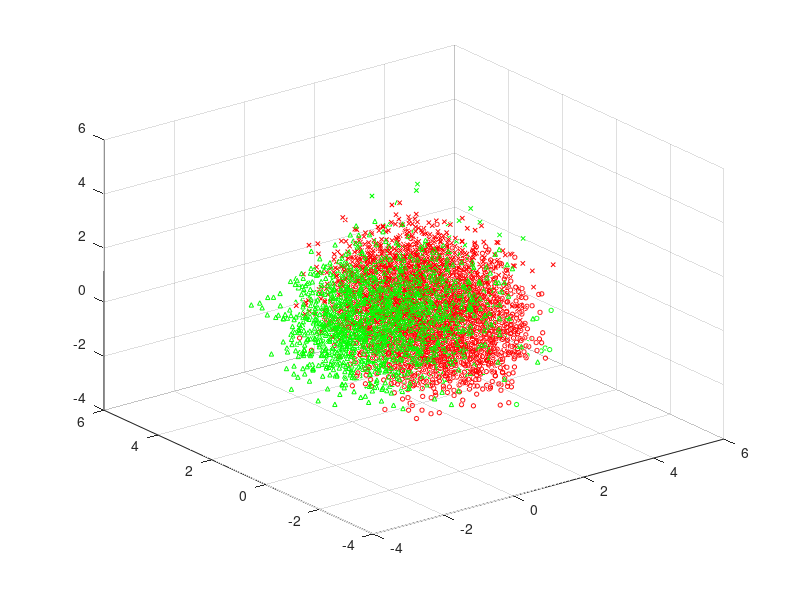

The MATLAB source for this figure:
%Question2_PartA
% Kieran McVeigh 2/21/21
clear;
%% load data and declare distributions
load('all_data_question_two.txt')

%mean vectors and covariance used to generate the data in
%Question2_GenerateData.m
mean_1_vector = [1 0 0];
mean_2_vector =[1 1 1];
mean_3a_vector = [0 1 0];%3a
mean_3b_vector = [0 0 1];%3b

covariance = [.75 0 0; 0 .75 0; 0 0 .75];
prior_1 = .3; prior_2 = .3; prior_3=.4;

%% loss matrix swap in and out 
loss_matrix = [0 1 10 ; 1 0 10 ; 1 1 0 ];
loss_matrix = [0 1 100 ; 1 0 100 ; 1 1 0 ];

%% get approx posteriors
posterior_1 = mvnpdf(all_data_question_two(:,1:3),mean_1_vector,covariance)*prior_1;
posterior_2 = mvnpdf(all_data_question_two(:,1:3),mean_2_vector,covariance)*prior_2;
posterior_3a = mvnpdf(all_data_question_two(:,1:3),mean_3a_vector,covariance)*.5;
posterior_3b = mvnpdf(all_data_question_two(:,1:3),mean_3b_vector,covariance)*.5;
posterior_3 = (posterior_3a + posterior_3b) * prior_3;%get posterior for class across two distributions

posteriors = [posterior_1 posterior_2 posterior_3];

%% classify
% calculate_loss by doing the following: multiply the posterior times the
% loss then sum it
n_posteriors = length(posteriors);
min_risk=ones(n_posteriors,1);%initialize min risk vector
min_risk_class=ones(n_posteriors,1);%initialize decision with min risk vector
for obs_idx=1:length(posteriors)
    class_decision_loss=loss_matrix*posteriors(obs_idx,1:3)';%calculate risk for each class
    %get class with minimum risk
    [min_risk(obs_idx), min_risk_class(obs_idx)] = min(class_decision_loss);
end

classifier_labels = min_risk_class;%just for keeping names consistent
%% build confusion
confusion_matrix = ones(3);
true_classes=all_data_question_two(:,4);
for true_label=1:3
    
    true_labels_idx = true_classes == true_label;
    class_true_labels = true_classes(true_labels_idx);%get labels for class data
    class_classifier_labels = classifier_labels(true_labels_idx);% get classifier labels
    
    n_true_class_members = length(class_true_labels);%total observations of that class
    
    for classifier_label=1:3
        %get the true labels
        accuracy=sum(class_classifier_labels==classifier_label)/n_true_class_members;
        confusion_matrix(classifier_label,true_label) = accuracy;
    end
end

%% visualize
true_class_labels = all_data_question_two(:,4);
correct_classification = classifier_labels == true_class_labels;

label_markers = ['o','x','^'];
colors = ['r','g'];
for true_class=1:3
    class_data_idx = true_class_labels==true_class;
    for correct=1:2
        class_data = all_data_question_two(class_data_idx & correct_classification==(correct-1),:);
        scatter3(...
            class_data(:,1),...
            class_data(:,2),...
            class_data(:,3),...
            10*ones(length(class_data),1),...
            colors(correct),...
            label_markers(true_class))
        hold on
    end
end

%% minimal risk
% minimal risk for each observation times (sum of posteriors)
% sum of approx posteriors p(x) cause we say p(x) = integral (p(x|l)p(l)) wrt l
overall_risk = sum(min_risk.*sum(posteriors,2));


